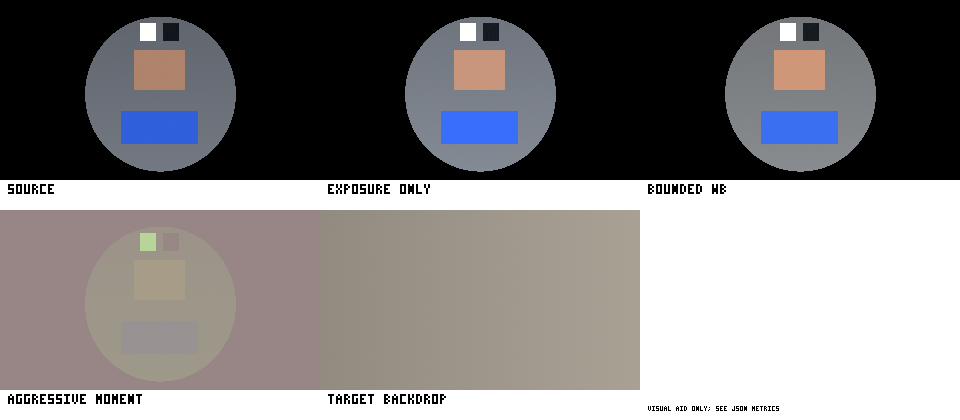
#> input picture tests/fixtures/visual/geometry-color-contact-sheet.png, 960 x 420 px; its folder holds only this picture in this run
$ python -i compositor.py   (imports and definitions only)
#> lines starting #> are read from the running program, lines starting #| are printed output that depends on the picture
### src/custback/color.py
"""Color-management, foreground estimation, and temporal harmonization.

External frames use the project's contiguous ``uint8 BGR`` contract.  Color
analysis and photometric transforms use finite ``float32`` linear sRGB.  The
estimator is pure and bounded to a 192-pixel analysis raster; the harmonizer
retains scalar parameters and signatures only.
"""

from __future__ import annotations

import io
import math
import os
import warnings
from concurrent.futures import Executor
from dataclasses import dataclass
from enum import Enum
from pathlib import Path
from typing import Any, TypeAlias

import numpy as np

from .geometry import Rect, apply_exif_orientation, validate_bgr_frame

try:
    import cv2 as _cv2
except ImportError:  # pragma: no cover - a required runtime dependency
    _cv2 = None

try:
    from PIL import Image, ImageCms
except ImportError:  # pragma: no cover - a required runtime dependency
    Image = ImageCms = None


cv2: Any = _cv2

ANALYSIS_LONG_EDGE = 192
MASK_CORE_THRESHOLD = 0.90
MASK_SUPPORT_THRESHOLD = 0.05
MASK_EROSION_SIZE = 5
TARGET_DILATION_SIZE = 19
MIN_SAMPLES = 96
MIN_MASK_COVERAGE = 0.01
MIN_CONFIDENCE = 0.45
WB_ENTER_CONFIDENCE = 0.50
WB_HOLD_CONFIDENCE = 0.40
WB_CONFIDENCE_SUSTAIN_S = 0.5
NEAR_BLACK = 0.02
NEAR_CLIP = 0.98
NEUTRAL_SATURATION_MAX = 0.30
WB_GAIN_MIN = 0.86
WB_GAIN_MAX = 1.16
MAX_EXPOSURE_EV = 1.0

EXPOSURE_DEADBAND_EV = 0.010
WB_DEADBAND_LOG2 = 0.005
STEADY_EXPOSURE_SLEW_EV_S = 0.50
STEADY_WB_SLEW_LOG2_S = 0.20
FAST_EXPOSURE_SLEW_EV_S = 1.50
FAST_WB_SLEW_LOG2_S = 0.40
FAST_ACQUISITION_S = 1.0
LOW_CONFIDENCE_FREEZE_S = 0.5
STALE_DECAY_TAU_S = 1.5
STALE_CLEAR_S = 5.0
SCENE_CUT_LUMINANCE_EV = 0.75
SCENE_CUT_CHROMA_LOG2 = 0.20
CAMERA_TAU_MULTIPLIER = 2.0
CAMERA_SLEW_MULTIPLIER = 0.5

ContentRect: TypeAlias = Rect | tuple[int, int, int, int] | None


class ColorError(ValueError):
    """A color input or operation violates the bounded color contract."""


class ColorReason(str, Enum):
    """Bounded estimator outcome suitable for state and diagnostics."""

    OK = "ok"
    INSUFFICIENT_MASK = "insufficient-mask"
    INSUFFICIENT_NEUTRAL = "insufficient-neutral"
    CLIPPED = "clipped"
    MODE_EXCLUDED = "mode-excluded"
    SOLID_SATURATED = "solid-saturated"
    INVALID = "invalid"


class ColorBehavior(str, Enum):
    """Instantaneous transform selected by the estimator."""

    IDENTITY = "identity"
    EXPOSURE_ONLY = "exposure-only"
    EXPOSURE_WHITE_BALANCE = "exposure-white-balance"


class HarmonizerPhase(str, Enum):
    """Temporal-state phase; detailed public telemetry is added in VIS-3.1."""

    IDENTITY = "identity"
    WARMING = "warming"
    ACTIVE = "active"
    FROZEN = "frozen"
    STALE_DECAY = "stale-decay"
    SCENE_CUT = "scene-cut"


def _finite_float_array(value: np.ndarray | float, name: str) -> np.ndarray:
#> further down, picture is the input picture: shape (420, 960, 3); mean B, G, R 129.8, 129.3, 131.7
    try:
        array = np.asarray(value, dtype=np.float32)
    except (TypeError, ValueError, OverflowError) as exc:
        raise ColorError(f"{name} must contain finite numeric values") from exc
    if array.size == 0 or not bool(np.isfinite(array).all()):
        raise ColorError(f"{name} must contain finite numeric values")
    return array


def srgb_eotf(encoded: np.ndarray | float) -> np.ndarray:
    """Decode normalized sRGB code values to linear-light sRGB."""

    value = _finite_float_array(encoded, "encoded sRGB")
    if float(np.min(value)) < 0.0 or float(np.max(value)) > 1.0:
        raise ColorError("encoded sRGB values must be in [0, 1]")
    result = np.where(
        value <= 0.04045,
        value / 12.92,
        np.power((value + 0.055) / 1.055, 2.4),
    )
    converted = np.asarray(result, dtype=np.float32)
    return converted if converted.ndim == 0 else np.ascontiguousarray(converted)


# [13 lines left out: function srgb_oetf, not called in this run]


_SRGB_U8_TO_LINEAR = srgb_eotf(np.arange(256, dtype=np.float32) / 255.0)


# [191 lines left out: functions _bgr_u8_to_linear_bgr_prevalidated, _linear_bgr_to_bgr_u8_prevalidated, _consume_linear_bgr_to_bgr_u8_prevalidated, bgr_u8_to_linear_rgb, linear_rgb_to_bgr_u8, linear_luminance and 4 more, not called in this run]


@dataclass(frozen=True)
class ColorTransform:
    """A bounded foreground transform in linear RGB."""

    exposure_ev: float = 0.0
    wb_gains: tuple[float, float, float] = (1.0, 1.0, 1.0)

    def __post_init__(self) -> None:
        exposure = float(self.exposure_ev)
        if not math.isfinite(exposure) or abs(exposure) > MAX_EXPOSURE_EV + 1e-9:
            raise ColorError("exposure transform must be finite and within +/-1 EV")
        if not isinstance(self.wb_gains, tuple) or len(self.wb_gains) != 3:
            raise ColorError("white-balance gains must be a three-value tuple")
        gains = tuple(float(value) for value in self.wb_gains)
        if any(
            not math.isfinite(value)
            or value < WB_GAIN_MIN - 1e-9
            or value > WB_GAIN_MAX + 1e-9
            for value in gains
        ):
            raise ColorError("white-balance gains are outside the bounded range")
        object.__setattr__(self, "exposure_ev", exposure)
        object.__setattr__(self, "wb_gains", gains)

    @property
    def is_identity(self) -> bool:
        return self.exposure_ev == 0.0 and self.wb_gains == (1.0, 1.0, 1.0)


IDENTITY_TRANSFORM = ColorTransform()


# [69 lines left out: functions bounded_color_transform, apply_color_transform, not called in this run]


@dataclass(frozen=True)
class ColorSceneSignature:
    """Bounded scalar signature used only for temporal cut detection."""

    source_log_luminance: float
    target_log_luminance: float
    source_chroma_log2: tuple[float, float, float]
    target_chroma_log2: tuple[float, float, float]


@dataclass(frozen=True)
class ColorEstimate:
    """One pure instantaneous estimator result."""

    transform: ColorTransform
    behavior: ColorBehavior
    reason: ColorReason
    confidence: float
    exposure_confidence: float
    white_balance_confidence: float
    usable_source: int
    usable_target: int
    neutral_source: int
    neutral_target: int
    target_is_local: bool
    reliable: bool
    signature: ColorSceneSignature | None = None
    exposure_clamped: bool = False
    white_balance_clamped: bool = False

    @property
    def exposure_ev(self) -> float:
        return self.transform.exposure_ev

    @property
    def wb_gains(self) -> tuple[float, float, float]:
        return self.transform.wb_gains

    # [245 lines left out: functions identity, _normalize_rect, _safe_analysis_rect_mask, _analysis_size, _linear_bgr_analysis_raster_prevalidated, _resize_linear_and_mask and 6 more, not called in this run]


_KNOWN_BACKGROUND_MODES = {
    "passthrough",
    "blur",
    "color",
    "image",
    "video",
    "camera",
    "remote",
}
_ELIGIBLE_BACKGROUND_MODES = {"image", "video", "camera"}


# [560 lines left out: functions _estimate_color_transform, estimate_color_transform, estimate_color_transform_linear, _estimate_color_transform_linear_bgr_prevalidated, _image_format, _file_identity and 1 more, not called in this run]


@dataclass(frozen=True)
class HarmonizerSnapshot:
    """Immutable scalar-only view of temporal state."""

    transform: ColorTransform
    phase: HarmonizerPhase
    reason: ColorReason
    confidence: float
    reliable: bool
    last_timestamp_s: float | None
    last_reliable_s: float | None
    low_confidence_since_s: float | None
    fast_until_s: float | None
    source_generation: int | None
    signature: ColorSceneSignature | None


# [38 lines left out: functions _finite_time, _scene_cut, not called in this run]


def _fast_tau(adaptation_time_s: float) -> float:
    return max(0.05, min(0.20, adaptation_time_s / 4.0))


# [16 lines left out: function _bounded_step, not called in this run]


class ColorHarmonizer:
    """Elapsed-time color state with cut, freeze, decay, and reset behavior."""

    # [480 lines left out: functions __init__, transform, snapshot, clone, clamp_exposure, reset and 9 more, not called in this run]

### src/custback/compositor.py
"""Alpha compositing of foreground (person) over a backdrop using the mask."""

from __future__ import annotations

import math
import time
from dataclasses import dataclass
from numbers import Real
from typing import Any, Literal, MutableMapping

import numpy as np

from .color import (
    ColorError,
    ColorTransform,
    _bgr_u8_to_linear_bgr_prevalidated,
    _consume_linear_bgr_to_bgr_u8_prevalidated,
    apply_color_transform,
    bgr_u8_to_linear_rgb,
    linear_rgb_to_bgr_u8,
)
from .light_wrap import LightWrapFrameContext, LightWrapStabilizer

try:
    import cv2 as _cv2
except ImportError:  # pragma: no cover
    _cv2 = None

# OpenCV is a compiled optional boundary. Keep its runtime ``None`` fallback
# while treating the dynamically exposed API as opaque to static analysis.
cv2: Any = _cv2

BlendSpace = Literal["srgb_legacy", "linear_srgb"]

# The compositor owns only part of the complete 33.333334 ms presentation
# interval.  This ratified screen leaves at least 11.333334 ms for
# segmentation, backdrop selection, final guard/validation, and sink
# submission.  It is a compositor gate, never a full-path qualification.
COMPOSITOR_P95_SUB_BUDGET_MS = 22.0

COMPOSITOR_SUBSTAGE_NAMES = (
    "input_mask_validation",
    "color_transform_application",
    "edge_band",
    "model_foreground_replacement",
    "backdrop_blur_resize",
    "light_wrap_temporal_filter",
    "light_wrap_interpolation",
    "final_blend_conversion",
    "internal_output_validation",
)


@dataclass(frozen=True)
class PreparedLightWrap:
    """One full-canvas blurred wrap sample in the declared BGR working space."""

    pixels_bgr: np.ndarray
    blend_space: BlendSpace
    stabilized: bool


@dataclass(frozen=True)
class LegacyCompositorWorkspaceSnapshot:
    """Content-free ownership and allocation state for one legacy workspace."""

    shape: tuple[int, int, int]
    retained_bytes: int
    calls: int
    last_known_allocation_bytes: int
    closed: bool


class LegacyCompositorWorkspace:
    """Reusable exact-arithmetic buffers for the encoded legacy compositor.

    The workspace is generation-owned and deliberately not thread safe.  One
    pipeline frame lane may use it serially; outputs always receive independent
    storage and remain valid after the next call.  OpenCV ``multiply``/``add``
    are used instead of ``blendLinear`` because the latter normalizes weights
    and is not byte-exact with the frozen NumPy arithmetic.
    """

    # [40 lines left out: function __init__, not called in this run]

    @property
    def shape(self) -> tuple[int, int, int]:
        return self._shape

    # [61 lines left out: functions snapshot, close, _buffers, not called in this run]

    @staticmethod
    def _elapsed_ms(started_ns: int) -> float:
        return (time.perf_counter_ns() - started_ns) / 1_000_000.0

    # [268 lines left out: functions _three_channel_weight, transform_encoded, blend, _downscaled_blur_with_sample, not called in this run]


def _downscaled_blur(image: np.ndarray, scale: int = 8, kernel: int = 9) -> np.ndarray:
    """Large soft blur on the cheap: blur at 1/scale resolution and upsample."""
#> called with scale = 8, kernel = 9
    h, w = image.shape[:2]
#> h = 420; w = 960
    sw, sh = max(4, w // scale), max(4, h // scale)
#> sw = 120; sh = 52
    small = cv2.resize(image, (sw, sh), interpolation=cv2.INTER_AREA)
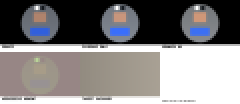
#> small: shape (52, 120, 3) (shown 2 times larger); mean B, G, R 129.8, 129.3, 131.7
    small = cv2.GaussianBlur(small, (kernel, kernel), 0)
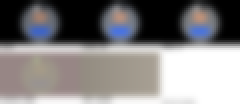
#> small: shape (52, 120, 3) (shown 2 times larger); mean B, G, R 129.7, 129.2, 131.6
    return cv2.resize(small, (w, h), interpolation=cv2.INTER_LINEAR).astype(np.float32)


# [1165 lines left out: functions prepare_static_light_wrap, prepare_light_wrap, _validate_frame, _validate_mask, _validate_linear_frame, _validate_prepared_light_wrap and 15 more, not called in this run]

>>> import cv2
>>> picture = cv2.imread('../../tests/fixtures/visual/geometry-color-contact-sheet.png')
>>> result = _downscaled_blur(picture)
